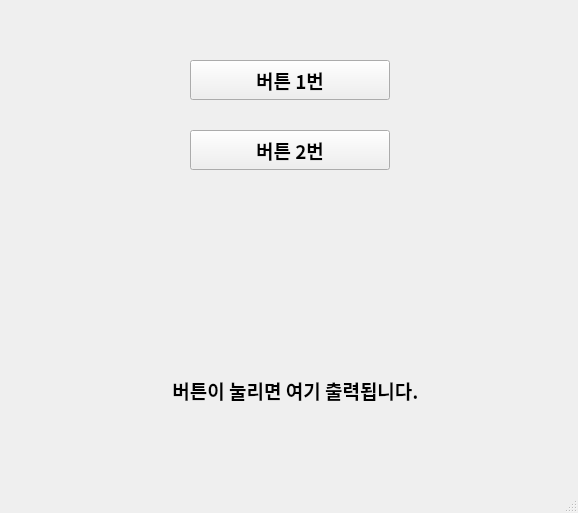
<?xml version="1.0" encoding="UTF-8"?>
<ui version="4.0">
 <class>MainWindow</class>
 <widget class="QMainWindow" name="MainWindow">
  <property name="geometry">
   <rect>
    <x>0</x>
    <y>0</y>
    <width>578</width>
    <height>513</height>
   </rect>
  </property>
  <property name="windowTitle">
   <string>MainWindow</string>
  </property>
  <widget class="QWidget" name="centralwidget">
   <widget class="QPushButton" name="btn1">
    <property name="geometry">
     <rect>
      <x>190</x>
      <y>60</y>
      <width>200</width>
      <height>40</height>
     </rect>
    </property>
    <property name="font">
     <font>
      <family>궁서</family>
      <pointsize>14</pointsize>
      <weight>75</weight>
      <italic>false</italic>
      <bold>true</bold>
      <underline>false</underline>
     </font>
    </property>
    <property name="text">
     <string>버튼 1번</string>
    </property>
   </widget>
   <widget class="QPushButton" name="btn2">
    <property name="geometry">
     <rect>
      <x>190</x>
      <y>130</y>
      <width>200</width>
      <height>40</height>
     </rect>
    </property>
    <property name="font">
     <font>
      <family>궁서</family>
      <pointsize>14</pointsize>
      <weight>75</weight>
      <bold>true</bold>
     </font>
    </property>
    <property name="text">
     <string>버튼 2번</string>
    </property>
   </widget>
   <widget class="QLabel" name="label1">
    <property name="geometry">
     <rect>
      <x>110</x>
      <y>360</y>
      <width>371</width>
      <height>61</height>
     </rect>
    </property>
    <property name="font">
     <font>
      <family>HY엽서M</family>
      <pointsize>14</pointsize>
      <weight>75</weight>
      <bold>true</bold>
     </font>
    </property>
    <property name="text">
     <string>버튼이 눌리면 여기 출력됩니다.</string>
    </property>
    <property name="alignment">
     <set>Qt::AlignCenter</set>
    </property>
   </widget>
  </widget>
  <widget class="QMenuBar" name="menubar">
   <property name="geometry">
    <rect>
     <x>0</x>
     <y>0</y>
     <width>578</width>
     <height>21</height>
    </rect>
   </property>
  </widget>
  <widget class="QStatusBar" name="statusbar"/>
 </widget>
 <resources/>
 <connections/>
</ui>
